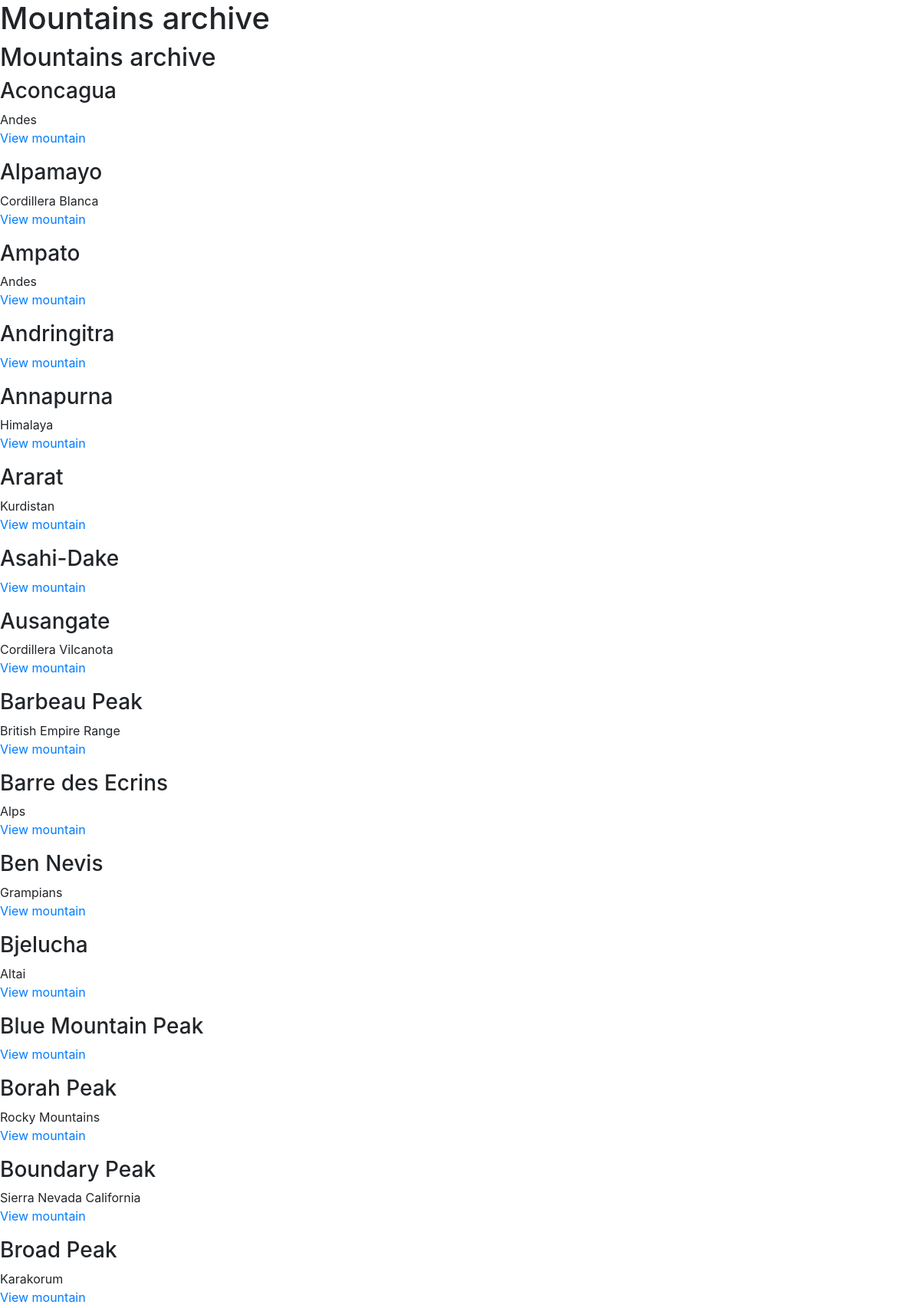
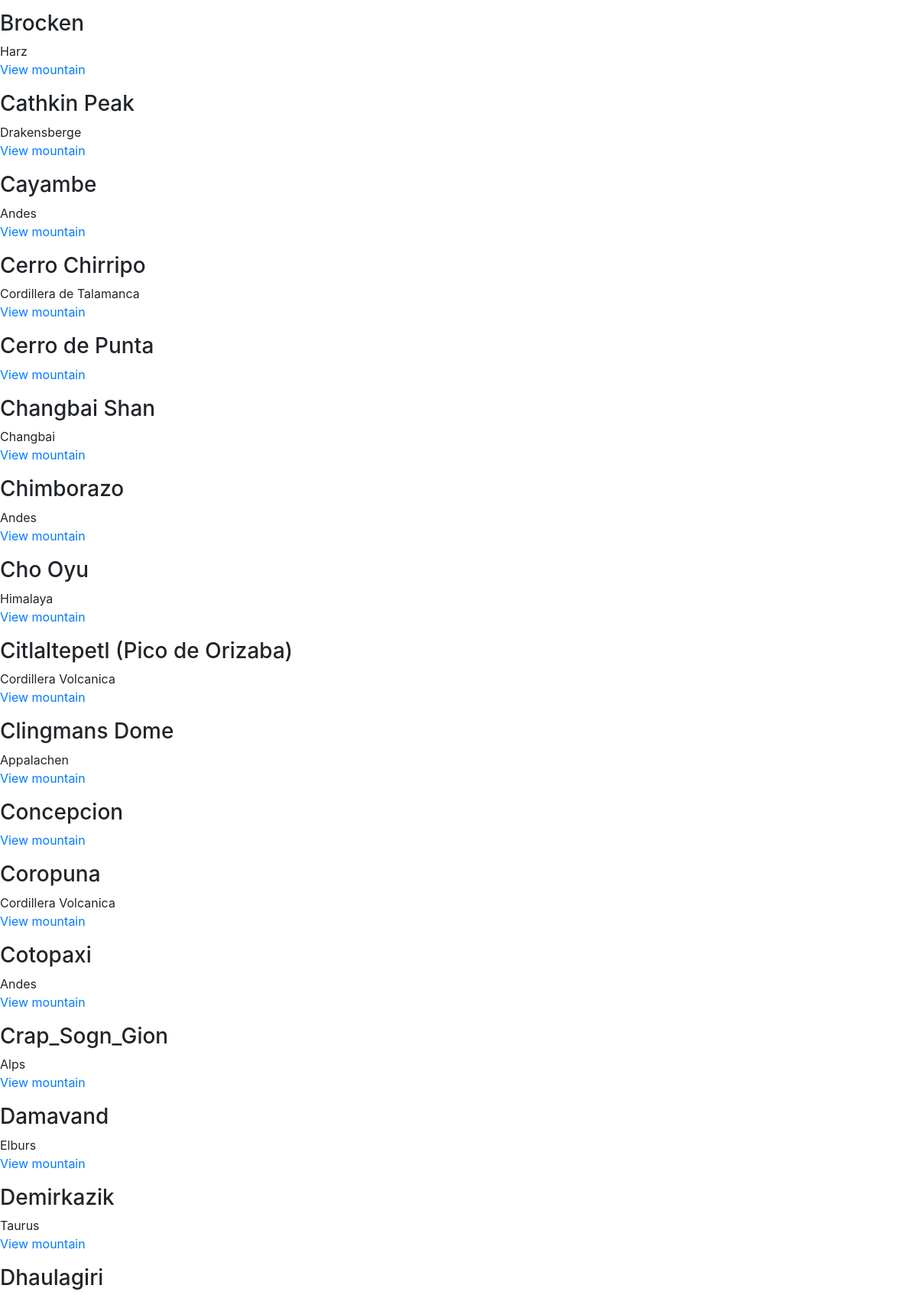
The app's page /index.php/mountains (upper part) with its own data (2 pictures, top to bottom).
### tables this page shows
CREATE TABLE `mountain` (
  `Name` varchar(35) NOT NULL,
  `Mountains` varchar(35) DEFAULT NULL,
  `Height` float DEFAULT NULL,
  `Type` varchar(10) DEFAULT NULL,
  `Longitude` float DEFAULT NULL,
  `Latitude` float DEFAULT NULL
);

### application/controllers/Mountains.php (called while the page is built, shortened)
<?php
class Mountains extends CI_Controller {
    public function __construct()
    {
	$this->load->model('mountain_model');
        $this->load->helper('url_helper');
    }
	public function index()
	{
	    $data['mountains'] = $this->mountain_model->get_mountains();
            $data['title'] = 'Mountains archive';
            $this->load->view('templates/header', $data);
            $this->load->view('mountains/index', $data);
            $this->load->view('templates/footer');
	}
    }

### index.php (called while the page is built, shortened)
<?php
require_once BASEPATH.'core/CodeIgniter.php';

### application/models/Mountain_model.php (called while the page is built, shortened)
<?php
class Mountain_model extends CI_Model {
    public function get_mountains($name = FALSE)
    {
        if ($name === FALSE)
        {
            $query = $this->db->get('mountain');
            return $query->result_array();
        }
        $query = $this->db->get_where('mountain', array('Name' => $name));
        return $query->row_array();
    }
}

### application/views/mountains/index.php (the view)
<h2><?php echo $title; ?></h2>
<?php foreach ($mountains as $mountains_item): ?>
    <h3><?php echo $mountains_item['Name']; ?></h3>
    <div class="main">
        <?php echo $mountains_item['Mountains']; ?>
    </div>
    <p><a href="<?php echo site_url('mountains/'.$mountains_item['Name']); ?>">View mountain</a></p>
<?php endforeach; ?>

### application/views/templates/header.php (shortened to what this page needs)
<html>
    <head>
	<link href="https://stackpath.bootstrapcdn.com/bootstrap/4.3.1/css/bootstrap.min.css" rel="stylesheet">
    </head>
    <body>
        <h1><?php echo $title; ?></h1>

### application/views/templates/footer.php (shortened to what this page needs)
        </body>
</html>

### records on screen
mountain: Name "Aconcagua", Mountains "Andes"
mountain: Name "Alpamayo", Mountains "Cordillera Blanca"
mountain: Name "Ampato", Mountains "Andes"
mountain: Name "Andringitra"
mountain: Name "Annapurna", Mountains "Himalaya"
mountain: Name "Ararat", Mountains "Kurdistan"
mountain: Name "Asahi-Dake"
mountain: Name "Ausangate", Mountains "Cordillera Vilcanota"
mountain: Name "Barbeau Peak", Mountains "British Empire Range"
mountain: Name "Barre des Ecrins", Mountains "Alps"
mountain: Name "Ben Nevis", Mountains "Grampians"
mountain: Name "Bjelucha", Mountains "Altai"
mountain: Name "Blue Mountain Peak"
mountain: Name "Borah Peak", Mountains "Rocky Mountains"
mountain: Name "Boundary Peak", Mountains "Sierra Nevada California"
mountain: Name "Broad Peak", Mountains "Karakorum"
mountain: Name "Brocken", Mountains "Harz"
mountain: Name "Cathkin Peak", Mountains "Drakensberge"
mountain: Name "Cayambe", Mountains "Andes"
mountain: Name "Cerro Chirripo", Mountains "Cordillera de Talamanca"
mountain: Name "Cerro de Punta"
mountain: Name "Changbai Shan", Mountains "Changbai"
mountain: Name "Chimborazo", Mountains "Andes"
mountain: Name "Cho Oyu", Mountains "Himalaya"
mountain: Name "Citlaltepetl (Pico de Orizaba)", Mountains "Cordillera Volcanica"
mountain: Name "Clingmans Dome", Mountains "Appalachen"
mountain: Name "Concepcion"
mountain: Name "Coropuna", Mountains "Cordillera Volcanica"
mountain: Name "Cotopaxi", Mountains "Andes"
mountain: Name "Crap_Sogn_Gion", Mountains "Alps"
mountain: Name "Damavand", Mountains "Elburs"
mountain: Name "Demirkazik", Mountains "Taurus"
mountain: Name "Dhaulagiri"

### other values on screen
$title "Mountains archive"
